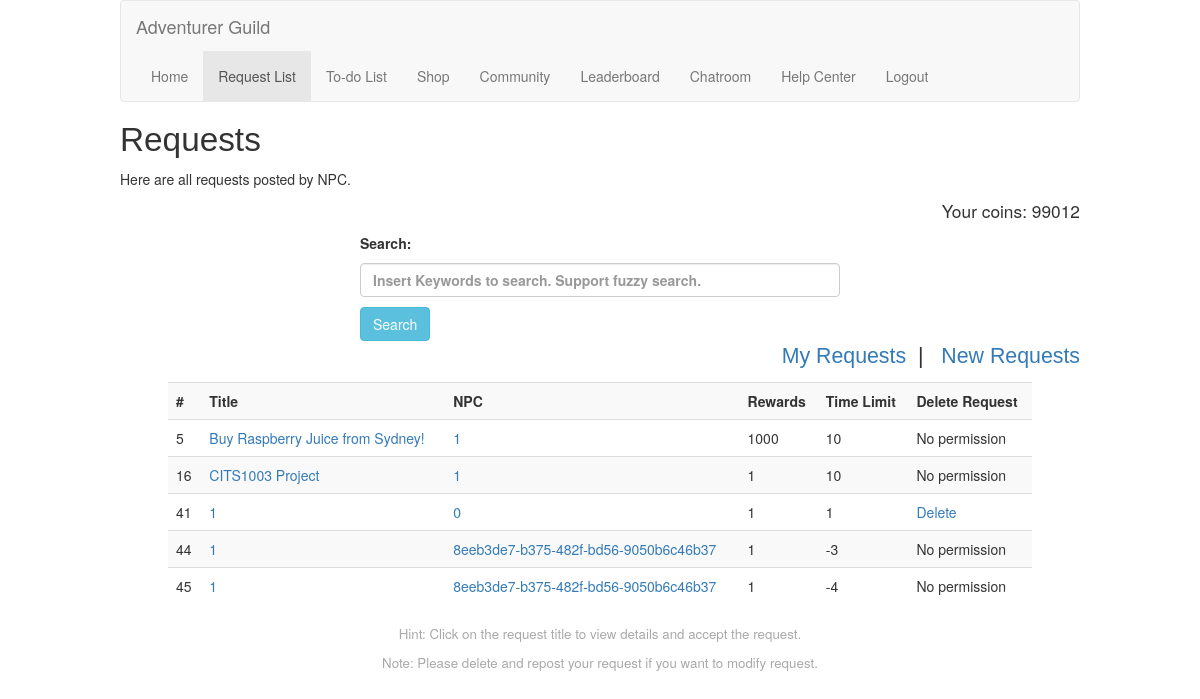
Page /requests (signed in) on the committed database.
### models/sqlmodels.py (models this page shows, shortened)
class UserInfo(db.Model):
    __tablename__ = 'users'
    userID = Column(String(120), primary_key=True)
    email = Column(String(120), nullable=False)
    password = Column(String(120), nullable=False)
    coins = Column(Integer, nullable=False, default=10)
    avatar = Column(Text, nullable=False, default="default")
    country = Column(Text, nullable=False)
    pincode = Column(Text, nullable=False, default="123")

class Requests(db.Model):
    __tablename__ = 'requests'
    requestID = Column(Integer, primary_key=True, autoincrement=True)
    title = Column(String(120), nullable=False)
    content = Column(Text, nullable=False)
    rewards = Column(String(120))
    timelimit = Column(String(120))
    userID = Column(String(120), ForeignKey('users.userID', name='fk_requests_userID'))
    status = Column(Text, nullable=False, default="Available")
    answer = Column(Text)

### routes.py (the view)
    @mainBluePrint.route("/requests")
    @login_required
    def requestPage():
        try:
            currentUserID = current_user.id
            coins = getCoins(currentUserID)
            result = Requests.query.all() # Fetch all requests from DB
            return render_template('requests.html', result=result, coins=coins, userid=currentUserID)
        except Exception as e:
            print(e) # Print detailed error on the console
            return render_template('requests.html', errmsg="Internal Error")

### apps/get.py (called while the page is built)
def getCoins(id):
        user = UserInfo.query.filter(UserInfo.userID == id).first()
        if user:
            return user.coins
        else:
            return -1

### routes.py (called while the page is built)
    @login_manager.user_loader
    def load_user(user_id):
        return User(user_id)

### templates/requests.html (shortened to what this page needs)
{% extends 'base.html' %}
{% block content %}
    <h1 id="pageBanner">Requests</h1>
    <p>Here are all requests posted by NPC.</p>
    <div id="showcoins">
        <p> Your coins: {{coins}}</p>
    </div>
    <div id="searchBar">
        <form method="POST" action="/doreqsearch">
            <p>Search: </p>
            <p><input type="text" class="form-control" id="keyword" name="keyword" placeholder="Insert Keywords to search. Support fuzzy search." required></p>
            <button type="submit" id="searchButton" class="btn btn-info" name="submitSearch">Search</button>
        </form>
    </div>
    <div id="new">
        <p><a href="/myrequest" title="My requests"> My Requests</a>&nbsp;&nbsp;|&nbsp;&nbsp;
            <a href="/newrequest" title="New Requests"> New Requests</a></p>
    </div>
    <table class="table table-striped listcontents">
        <tbody>
        <tr>
            <th scope="col">#</th>
            <th scope="col">Title</th>
            <th scope="col">NPC</th>
            <th scope="col">Rewards</th>
            <th scope="col">Time Limit</th>
            <th scope="col">Delete Request</th>
        </tr>
        {% for resultitem in result %}
            {% if resultitem.status == 'Available' %}
                <tr>
                    <td>{{ resultitem.requestID }}</td>
                    <td><a href="acceptrequest/{{resultitem.requestID}}" title="View Details">{{ resultitem.title }}</a></td>
                    <td><a href="profile/{{resultitem.userID}}" title="View Details">{{ resultitem.userID }}</a></td>
                    <td>{{ resultitem.rewards }}</td>
                    <td>{{ resultitem.timelimit }}</td>
                    {% if userid == resultitem.userID %}
                        <td><a href="/deleterequest/{{resultitem.userID}}/{{resultitem.requestID}}" title="Delete Request"> Delete</a></td>
                    {% else %}
                        <td>No permission</td>
                    {% endif %}
                </tr>
            {% endif %}
        {% endfor %}
        </tbody>
    </table>
    <div id="footnote">
        <p>Hint: Click on the request title to view details and accept the request.</p>
        <p>Note: Please delete and repost your request if you want to modify request.</p>
    </div>
{% endblock %}

### static/css/main.css (style rules this page uses)
a { text-decoration: none; }
.listcontents { width: 90%; margin-left: auto; margin-right: auto; }
#footnote { text-align: center; font-size: 10pt; color: darkgray; }
#mainContent #new { text-align: right; font-family: 'Gill Sans', 'Gill Sans MT', Calibri, 'Trebuchet MS', sans-serif; font-size: 16pt; }
#pageBanner { font-family: 'Gill Sans', 'Gill Sans MT', Calibri, 'Trebuchet MS', sans-serif; font-size: 25pt; }
#searchBar { font-weight: bold; margin-left: auto; margin-right: auto; width: 50%; }
#showcoins { text-align: right; font-size: 13pt; }

### rows in the picture
UserInfo: coins "99012"
Requests: requestID "5", title "Buy Raspberry Juice from Sydney!", userID "1", rewards "1000", timelimit "10", shows "No permission"
Requests: requestID "16", title "CITS1003 Project", userID "1", rewards "1", timelimit "10", shows "No permission"
Requests: requestID "41", title "1", userID "0", rewards "1", timelimit "1"
Requests: requestID "44", title "1", userID "8eeb3de7-b375-482f-bd56-9050b6c46b37", rewards "1", timelimit "-3", shows "No permission"
Requests: requestID "45", title "1", userID "8eeb3de7-b375-482f-bd56-9050b6c46b37", rewards "1", timelimit "-4", shows "No permission"
